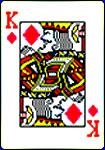
#> input picture FeatureDetect/king_diamond_test.jpg, 105 x 150 px; its folder holds only this picture in this run
$ python -i myLib.py   (imports and definitions only)
#> lines starting #> are read from the running program, lines starting #| are printed output that depends on the picture; after the words box and inside, x2 and y2 are one past the last pixel; in counts of white or black regions, pixels touching at a corner belong together
#> further down, picture is the input picture: shape (150, 105, 3); mean B, G, R 162.8, 174.3, 190.1
import cv2
import numpy as np
import os

"""
读取文件夹所有图片以及图片的名字
"""


# [16 lines left out: function readImagesAndNamesFromLib, not called in this run]


"""
用于opencv一个窗口展示多个图像
输入：图像的组合数组，规模，对应标签
输出：一整个合并图像，可以直接用cv2.imshow("xx",xx)输出
"""


# [38 lines left out: function stackImages, not called in this run]


"""
手动实现nms算法，目标检测中的基础算法
目的：在目标检测时，对于同一个物体可能会检测出很多中情况，检测边框会发生重叠
            所以需要去掉冗余的边框，找到冗余边框中最大的那个
方法：利用IOU，即交并比，通过判断多个边框的重合面积判断其是否冗余
代码：有ABCDEF boxes,
            先按照置信度进行排序，排序为FCBEDA
            从中取出F，与剩下进行IOU比较，若IOU过大则去掉某些Boxes
            BD与F的IOU过大，BD去掉，将F加入结果中，还剩CEA
            从中取出C，与剩下的进行IOUT比较.....
            重复此过程直到boxes中没有元素可比
            返回结果
"""
"""
box = x,y,w,h
"""


# [35 lines left out: functions IOU, nms, not called in this run]


"""
 图像边缘特征提取
 步骤：
    1. 过滤去噪
    2. 双阈值抑制提取边缘
    3. 强化边缘特征
    4. 根据面积筛选特征区域，获取近似多边形顶点和最小边缘矩形的(x,y,w,h)
"""
CONTOURTS_NONE = 0
CONTOURTS_LINE = 1
CONTOURTS_POINTS_LINE = 2


def getContours(img, thres=[100, 200], contourType=CONTOURTS_LINE, minArea=1000, filterPoints=0):
    """
    :param img:  原始图像
    :param thres:  双阈值
    :param contourType:  绘制图像边缘类型：不绘制、绘制特征边、绘制近似多边形顶点连起来的边
    :param minArea:  最小面积阈值
    :param filterPoints:  期望多边形顶点数
    :return: 边缘，绘制了边缘的图像
    """
#> called with contourType = 1, minArea = 1000, filterPoints = 0
    imgGray = cv2.cvtColor(img, cv2.COLOR_BGR2GRAY)
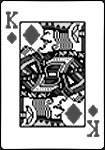
#> imgGray: shape (150, 105); min 0, max 255, mean 177.7
    imgBlur = cv2.GaussianBlur(imgGray, (5, 5), 1)
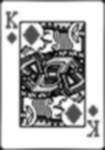
#> imgBlur: shape (150, 105); min 5, max 255, mean 179.8

    # 双阈值抑制， 抑制因噪声或其他产生的虚边缘
    imgCanny = cv2.Canny(imgBlur, thres[0], thres[1])
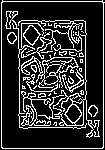
#> imgCanny: shape (150, 105); 19.6% white in thin lines or dots

    # 将边缘特征放大化处理
    kernel = np.ones((5, 5))
    imgDial = cv2.dilate(imgCanny, kernel, iterations=2)
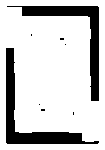
#> imgDial: shape (150, 105); 79.8% white; 8 black regions (6 under 20 px), largest, box (x1, y1, x2, y2) and area: (6, 48, 99, 144) 1648, (7, 6, 99, 101) 1517
    imgThres = cv2.erode(imgDial, kernel, iterations=1)
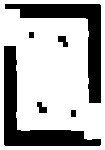
#> imgThres: shape (150, 105); 68.7% white; 6 black regions, box (x1, y1, x2, y2) and area: (4, 46, 101, 146) 2436, (5, 4, 101, 103) 2289, (58, 36, 68, 47) 73, (37, 102, 47, 113) 73, (71, 110, 76, 117) 35, (29, 32, 34, 38) 30

    # 获取边缘
    contours, hierarchy = cv2.findContours(imgThres, cv2.RETR_EXTERNAL, cv2.CHAIN_APPROX_SIMPLE)
#> contours = [[[0, 0], [0, 149], [104, 149], [104, 0]]]
    resContours = []

    # 根据面积筛选特征边缘
    for contour in contours:
        area = cv2.contourArea(contour)
        if area > minArea:
            # 计算轮廓周长
            peri = cv2.arcLength(contour, True)
            # 利用多边形近似边缘，返回近似多边形的顶点
            approx = cv2.approxPolyDP(contour, 0.02 * peri, True)
            # 得到近似多边形的最小边缘矩形
            bbox = cv2.boundingRect(approx)

            # 根据近似多边形的顶点数判断是否是我们需要的多边形
            # 利用filterPoints设置我们期望的多边形顶点数，例如我们需要矩形就设置filterPoints = 4
            # 如果没有设置则默认没有期望的多边形，直接将所有近似多边形加入结果中，否则之加入对应多边形
            if filterPoints > 0:
                if len(approx) == filterPoints:
                    resContours.append((len(approx), area, approx, bbox, contour))
            else:
                # 将（近似多边形的顶点数，面积，近似多边形顶点，最小边缘矩形顶点，边缘特征）作为元组加入结果
                resContours.append((len(approx), area, approx, bbox, contour))
#> this loop made 1 pass
#> (area, peri, approx, bbox) on pass 1: (15496, 506, [[0, 0], [0, 149], [104, 149], [104, 0]], (0, 0, 105, 150))
#> after the loop, resContours = [(4, 15496, [[0, 0], [0, 149], [104, 149], [104, 0]], (0, 0, 105, 150), [[0, 0], [0, 149], [104, 149], [104, 0]])]

    resContours = sorted(resContours, key=lambda x: x[1], reverse=True)

    imgContours = img.copy()
    if contourType != CONTOURTS_NONE and len(resContours) != 0:
        for contourTulpe in resContours:
            if contourType == CONTOURTS_LINE:
                imgContours = cv2.drawContours(imgContours, contourTulpe[4], -1, (0, 255, 0), 10)
            elif contourType == CONTOURTS_POINTS_LINE:
                imgContours = cv2.drawContours(imgContours, contourTulpe[2], -1, (0, 255, 0), 20)
                imgApprox = drawRect(imgContours, contourTulpe[2], 3)
#> this loop made 1 pass
#> pass 1, in getContours, `imgContours = cv2.drawContours(imgContours, contourTulpe[4], -1, (0, 2..`:
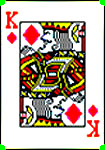
#> imgContours: shape (150, 105, 3); 0.66% of pixels changed, all inside (x1, y1, x2, y2) = (0, 0, 105, 150)
    return resContours, imgContours


"""
因为读取的四边形四个点不确定，顺序不总是一样的，所以需要先将其整理统一
判断四个角的顺序：
1   2
3   4
"""


# [14 lines left out: function reOrder, not called in this run]


"""
根据四边形的顶点, 连接四边形
"""


# [12 lines left out: function drawRect, not called in this run]


"""
按照points选中的矩形裁剪图片，并输出成一个图像
"""


# [19 lines left out: function transRectSelectedImg, not called in this run]


def distance(plt1, plt2):
    return ((plt2[0] - plt1[0]) ** 2 + (plt2[1] - plt1[1]) ** 2) ** 0.5


# [16 lines left out: function getXYWHAccordingTo4Points, not called in this run]

>>> import cv2
>>> picture = cv2.imread('FeatureDetect/king_diamond_test.jpg')
>>> result = getContours(picture)
